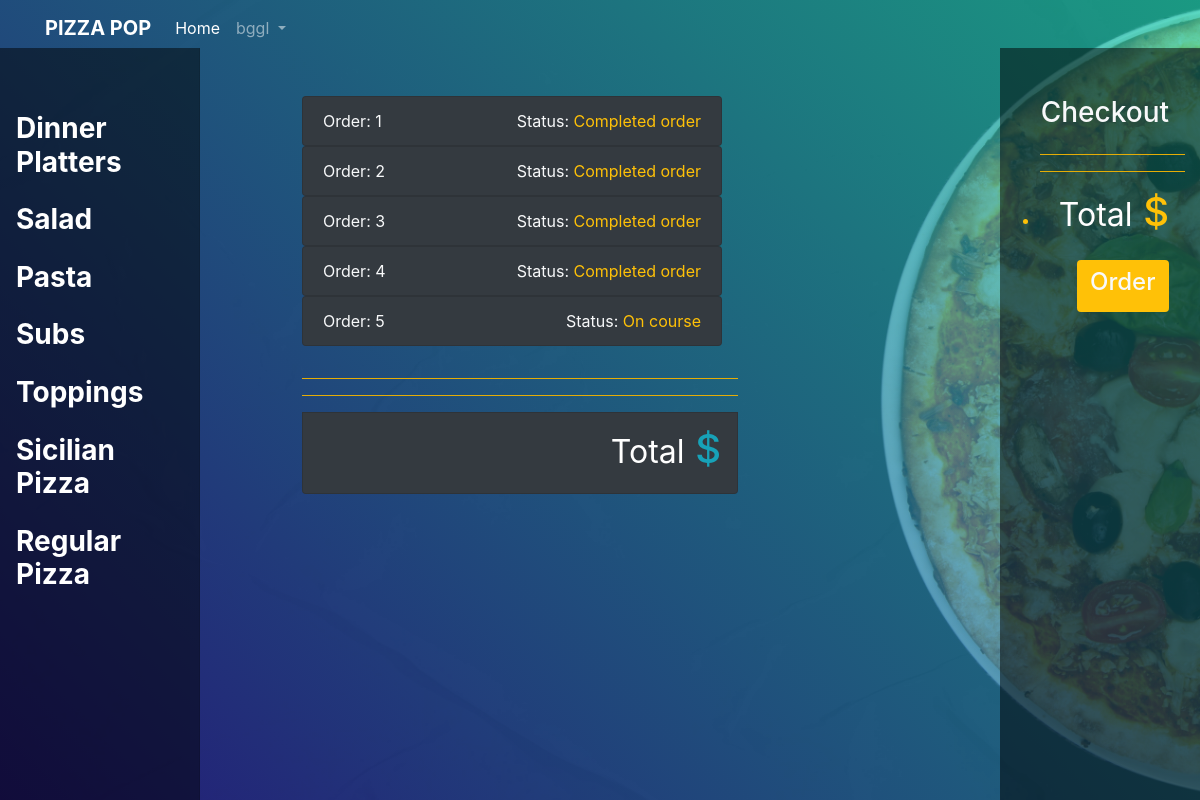
The page /my_orders/5 (signed in) on the database its author committed.
### orders/models.py (models this page shows, shortened)
class Category(models.Model):
    name=models.CharField(max_length=64)
    def __str__(self):
        return f"{self.name}"

class User_order(models.Model):
    user=models.ForeignKey(User, on_delete=models.CASCADE)
    order_number=models.IntegerField()
    topping=models.IntegerField(default=0)
    status=models.CharField(max_length=64, default="On course")

### orders/views.py (the view)
# urls.py: path("my_orders/<str:order_number>", views.my_orders, name="my_orders"),
def my_orders(request, order_number):
    context={
        "Checkout": order_cart.objects.filter(user=request.user, number=order_number),
        "Checkout_category": order_cart.objects.filter(user=request.user, number=order_number).values_list("category").distinct(),
        "Total": list(order_cart.objects.filter(user=request.user, number=order_number).aggregate(Sum("price")).values())[0],
        "user": request.user,
        "Category": Category.objects.all(),
        "Order_number": order_number,
        "All_orders": User_order.objects.filter(user=request.user),
        "Status": User_order.objects.get(user=request.user, order_number=order_number).status
    }
    return render(request, "orders/my_orders.html", context)

### orders/templates/orders/my_orders.html (shortened to what this page needs)
{% extends "orders/base.html" %}
{% block body%}
    <div id="my_orders_container" class="w-50 mx-auto pt-5 list-group">
        <div class="text-left pr-3">
            <ul>
                {% for number in All_orders%}
                    <a href="{% url 'my_orders' number.order_number %}"><li class="list-group-item bg-dark text-light"><span>Order: {{number.order_number}}</span><span class="float-right">Status: <span class="text-warning">{{number.status}}</span></span></li></a>
                {% endfor %}
            </ul>
        </div>
        <ul>
            <hr class="bg-warning">
            <hr class="bg-warning">
            <li class="list-group-item bg-dark text-info text-right pr-3"><h1><small class="text-white">Total</small> ${{Total|floatformat:2}}</h1></li>
        </ul>
    </div>
{% endblock %}

### orders/templates/orders/base.html (shortened to what this page needs)
{% load static %}
<!DOCTYPE html>
<html lang="en">
<head>
	<link rel="stylesheet" href="https://stackpath.bootstrapcdn.com/bootstrap/4.4.1/css/bootstrap.min.css">
	<link rel="stylesheet" href="{% static 'orders/style.css' %}">
</head>
<body>
	<nav class="navbar navbar-expand-lg navbar-dark fixed-top scrolling-navbar">
		<div class="container">
			<a class="navbar-brand" href="#">
				<strong>PIZZA POP</strong>
			</a>
			<div class="collapse navbar-collapse" id="navbarSupportedContent-7">
				<ul class="navbar-nav mr-auto">
					<li class="nav-item active">
						<a href="{% url 'index' %}" class="nav-link">Home
						</a>
					</li>
					{% if Category %}
						<li class="nav-item dropdown">
							<a class="nav-link dropdown-toggle" href="#" id="navbarDropdown" role="button" data-toggle="dropdown" aria-haspopup="true" aria-expanded="false">
								{{ user.username }}
							</a>
						</li>
					{% endif %}
				</ul>
			</div>
		</div>
	</nav>
	<div class="view">
		<div class="mask rgba-gradient d-flex justify-content-center align-items-center">
			<div class="container-fluid">
				<div id="window" class="row">
					{% if Category %}
						<nav id="sidebar" class="col-md-2 d-none d-md-block bg-light sidebar mt-5">
							<div class="sidebar-sticky">
								<ul class="nav flex-column">
									<li class="nav-item">
										{% for category in Category %}
											<h3><a id="sidemenu" href="{% url 'menu' category %}" class="nav-link font-weight-bold">{{ category }}</a>
											</h3>
										{% endfor %}
									</li>
								</ul>
							</div>
						</nav>
					{% endif %}
					<main role="main" class="col-md-6 ml-sm-auto col-lg-10 px-4 pt-5 text-light">
						{% block body %}
						{% endblock %}
					</main>
					<div id="checkout" class="col-md-4 ml-sm-auto col-lg-2 list-group text-right mt-5 pt-5">
						{% if Category %}
							<h3 class="text-right text-light pr-3">Checkout</h3>
							<ul>
								<hr class="bg-warning">
								<hr class="bg-warning">
								<li class="text-warning text-right pr-3">
									<h1>
										<small class="text-white">Total</small> ${{ Total|floatformat:2 }}
									</h1>
								</li>
							</ul>
							<a id="place_order" href="{% url 'my_orders' Order_number %}">
								<div class="bg-warning w-50 rounded p-2 ml-auto mr-3 text-center text-white">
									<h4 class="text-light">Order</h4>
								</div>
							</a>
						{% endif %}
					</div>
				</div>
			</div>
		</div>
	</div>
</body>
</html>

### orders/static/orders/style.css (style rules this page uses)
html, body, header, .view { height: 100%; }
.view { background-image: url('pizza-4952508.jpg'); background-repeat: no-repeat; background-size: cover; background-position: center center; background-attachment: fixed; }
#window { height:100%; }
.navbar:not(.top-nav-collapse) { background: transparent !important; }
.rgba-gradient { background: -moz-linear-gradient(45deg, rgba(42, 27, 161, 0.7), rgba(29, 210, 177, 0.7) 100%); background: -webkit-linear-gradient(45deg, rgba(42, 27, 161, 0.7), rgba(29, 210, 177, 0.7) 100%); background: -webkit-gradient(linear, 45deg, from(rgba(42, 27, 161, 0.7)), to(rgba(29, 210, 177, 0.7))); background: -o-linear-gradient(45deg, rgba(42, 27, 161, 0.7), rgba(29, 210, 177, 0.7) 100%); background: linear-gradient(to 45deg, rgba(42, 27, 161, 0.7), rgba(29, 210, 177, 0.7) 100%); }
#sidebar { background-color: rgba(0, 0, 0, 0.5) !important; }
#sidemenu { color: white !important; }
#checkout { background-color: rgba(0, 0, 0, 0.5) !important; }
.sidebar { position: fixed; top: 0; bottom: 0; left: 0; z-index: 100; padding: 48px 0 0; box-shadow: inset -1px 0 0 rgba(0, 0, 0, .1); }
.sidebar-sticky { position: -webkit-sticky; position: sticky; }
.sidebar-sticky { position: relative; top: 0; height: calc(100vh - 48px); padding-top: .5rem; overflow-x: hidden; overflow-y: auto; }
@media (min-width: 768px) { .d-md-block { display: block!important; } }

### rows shown on the page
Category: name "Dinner Platters"
Category: name "Salad"
Category: name "Pasta"
Category: name "Subs"
Category: name "Toppings"
Category: name "Sicilian Pizza"
Category: name "Regular Pizza"
User_order: order_number "1", status "Completed order"
User_order: order_number "2", status "Completed order"
User_order: order_number "3", status "Completed order"
User_order: order_number "4", status "Completed order"
User_order: order_number "5", status "On course"

### other values the page prints
{{ user.username }} "bggl"
